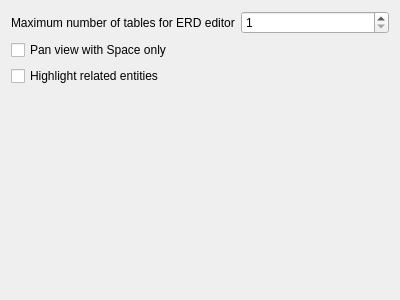
<?xml version="1.0" encoding="UTF-8"?>
<ui version="4.0">
 <class>ErdConfig</class>
 <widget class="QWidget" name="ErdConfig">
  <property name="geometry">
   <rect>
    <x>0</x>
    <y>0</y>
    <width>400</width>
    <height>300</height>
   </rect>
  </property>
  <property name="windowTitle">
   <string notr="true">Form</string>
  </property>
  <layout class="QGridLayout" name="gridLayout">
   <item row="0" column="0">
    <widget class="QLabel" name="maxTablesLabel">
     <property name="text">
      <string>Maximum number of tables for ERD editor</string>
     </property>
    </widget>
   </item>
   <item row="0" column="1">
    <widget class="QSpinBox" name="maxTablesSpin">
     <property name="toolTip">
      <string>Setting this value too high may cause the application to slow down or become unresponsive when opening the ERD editor.</string>
     </property>
     <property name="minimum">
      <number>1</number>
     </property>
     <property name="maximum">
      <number>99999</number>
     </property>
     <property name="cfg" stdset="0">
      <string notr="true">Erd.MaxTableLimit</string>
     </property>
    </widget>
   </item>
   <item row="3" column="0" colspan="2">
    <spacer name="verticalSpacer">
     <property name="orientation">
      <enum>Qt::Orientation::Vertical</enum>
     </property>
     <property name="sizeHint" stdset="0">
      <size>
       <width>20</width>
       <height>205</height>
      </size>
     </property>
    </spacer>
   </item>
   <item row="1" column="0" colspan="2">
    <widget class="QCheckBox" name="dragBySpaceCheck">
     <property name="toolTip">
      <string>Starts panning as soon as the Space key is pressed, without requiring a mouse button press.</string>
     </property>
     <property name="text">
      <string>Pan view with Space only</string>
     </property>
     <property name="cfg" stdset="0">
      <string notr="true">Erd.DragBySpace</string>
     </property>
    </widget>
   </item>
   <item row="2" column="0" colspan="2">
    <widget class="QCheckBox" name="checkBox">
     <property name="toolTip">
      <string>Highlight entities directly related to the selected entity and the relationships connecting them.</string>
     </property>
     <property name="text">
      <string>Highlight related entities</string>
     </property>
     <property name="cfg" stdset="0">
      <string notr="true">Erd.GlowingRelations</string>
     </property>
    </widget>
   </item>
  </layout>
 </widget>
 <resources/>
 <connections/>
</ui>
